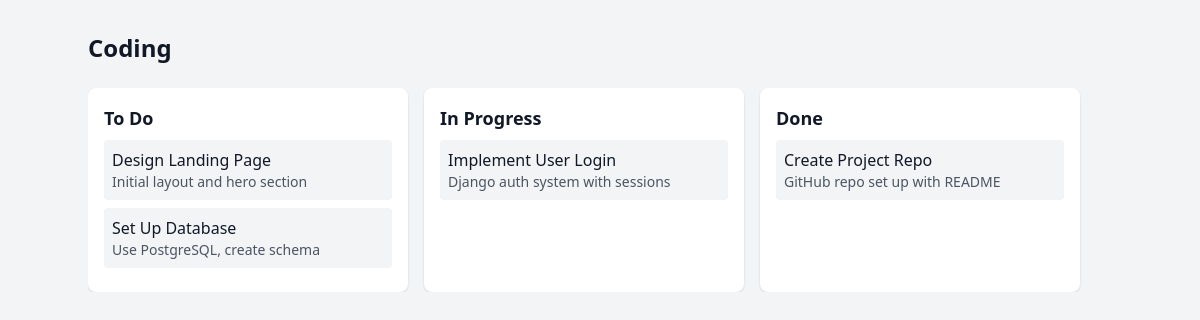
The page / on the database its author committed.
### boards/models.py (models this page shows, shortened)
class Board(models.Model):
    name = models.CharField(max_length=100)

class List(models.Model):
    board = models.ForeignKey(Board, on_delete=models.CASCADE, related_name='lists')
    name = models.CharField(max_length=100)
    order = models.PositiveIntegerField(default=0)  # To sort lists

class Task(models.Model):
    list = models.ForeignKey(List, on_delete=models.CASCADE, related_name='tasks')
    title = models.CharField(max_length=255)
    description = models.TextField(blank=True)
    is_completed = models.BooleanField(default=False)
    created_at = models.DateTimeField(auto_now_add=True)
    due_date = models.DateField(null=True, blank=True)

### boards/views.py (the view)
# urls.py: path('', views.home, name='home'),
def home(request):
    board = Board.objects.first()  # Just show the first board for now
    return render(request, 'boards/home.html', {'board': board})

### templates/boards/home.html
{% extends 'base.html' %}
{% block content %}
<h1 class="text-2xl font-bold mb-6">{{ board.name }}</h1>
<div class="flex space-x-4 overflow-x-auto">
  {% for list in board.lists.all %}
    <div class="bg-white shadow rounded-lg p-4 w-80 min-w-[20rem]">
      <h2 class="text-lg font-semibold mb-2">{{ list.name }}</h2>
      {% for task in list.tasks.all %}
        <div class="bg-gray-100 p-2 mb-2 rounded">
          <p class="font-medium">{{ task.title }}</p>
          {% if task.description %}
            <p class="text-sm text-gray-600">{{ task.description }}</p>
          {% endif %}
        </div>
      {% empty %}
        <p class="text-sm text-gray-400">No tasks yet.</p>
      {% endfor %}
    </div>
  {% endfor %}
</div>
{% endblock %}

### templates/base.html (shortened to what this page needs)
<!DOCTYPE html>
<html lang="en">
<head>
  <script src="https://cdn.tailwindcss.com"></script>
</head>
<body class="bg-gray-100 text-gray-900">
    <div class="container mx-auto py-8">
        {% block content %}
        {% endblock %}
    </div>
</body>
</html>

### rows shown on the page
Board: name "Coding"
List: name "To Do"
Task: title "Design Landing Page", description "Initial layout and hero section"
Task: title "Set Up Database", description "Use PostgreSQL, create schema"
List: name "In Progress"
Task: title "Implement User Login", description "Django auth system with sessions"
List: name "Done"
Task: title "Create Project Repo", description "GitHub repo set up with README"
